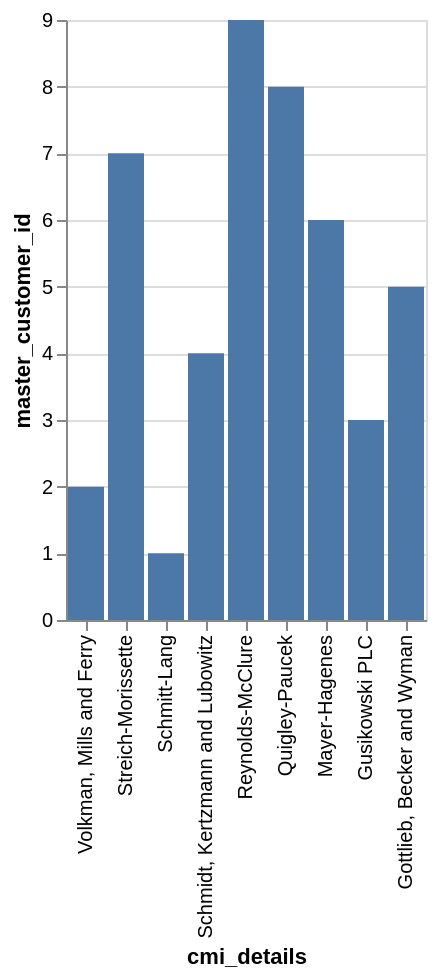

This figure's Vega-Lite source:
### Vega-Lite specification from a JSON file in a GitHub repository (floating-point values rounded to 4 significant figures)
{"data": {"values": [{"x_data": "Volkman, Mills and Ferry", "y_data": 2}, {"x_data": "Streich-Morissette", "y_data": 7}, {"x_data": "Schmitt-Lang", "y_data": 1}, {"x_data": "Schmidt, Kertzmann and Lubowitz", "y_data": 4}, {"x_data": "Reynolds-McClure", "y_data": 9}, {"x_data": "Quigley-Paucek", "y_data": 8}, {"x_data": "Mayer-Hagenes", "y_data": 6}, {"x_data": "Gusikowski PLC", "y_data": 3}, {"x_data": "Gottlieb, Becker and Wyman", "y_data": 5}]}, "mark": "bar", "encoding": {"x": {"field": "x_data", "type": "nominal", "title": "cmi_details", "sort": "descending"}, "y": {"field": "y_data", "type": "quantitative", "title": "master_customer_id"}}}
